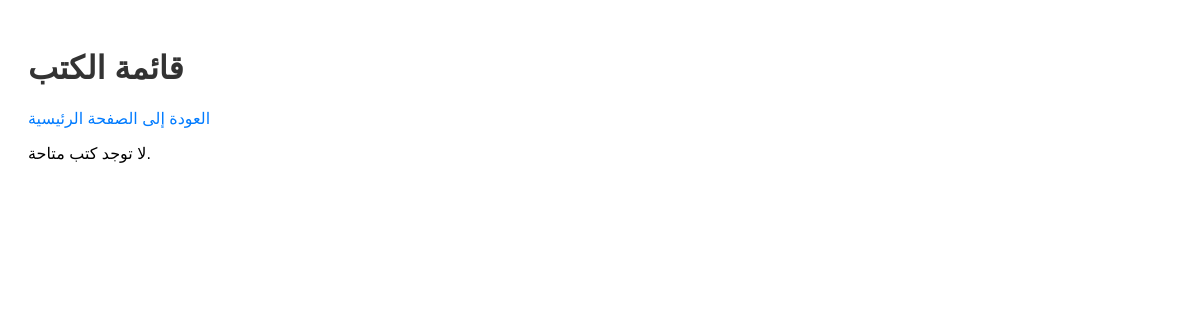
/books/, run on an earlier commit of the app's database.
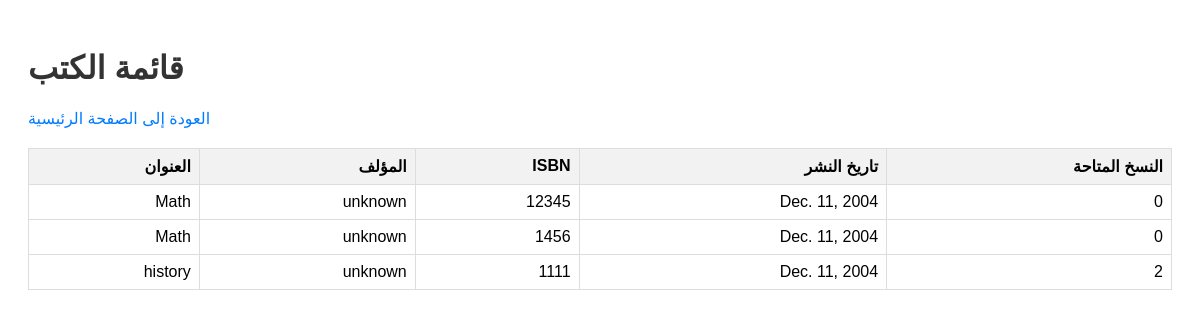
And on a later commit of the database.
### api/models.py (models this page shows, shortened)
class Book(models.Model):
    title = models.CharField(max_length=255)
    author = models.CharField(max_length=255)
    isbn = models.CharField(max_length=13, unique=True)
    published_date = models.DateField()
    copies_available = models.PositiveIntegerField(default=0)
    class Meta:
        ordering = ["title"]

### api/views.py (the view)
# urls.py: path('books/', book_list_view, name='book_list'),
def book_list_view(request):
    books = Book.objects.all()
    return render(request, 'books_list.html', {'books': books})

### templates/books_list.html (shortened to what this page needs)
<!DOCTYPE html>
<html lang="ar">
<head>
</head>
<body>
    <h1>قائمة الكتب</h1>
    <a href="/">العودة إلى الصفحة الرئيسية</a>
    {% if books %}
    <table>
        <thead>
            <tr>
                <th>العنوان</th>
                <th>المؤلف</th>
                <th>ISBN</th>
                <th>تاريخ النشر</th>
                <th>النسخ المتاحة</th>
            </tr>
        </thead>
        <tbody>
            {% for book in books %}
            <tr>
                <td>{{ book.title }}</td>
                <td>{{ book.author }}</td>
                <td>{{ book.isbn }}</td>
                <td>{{ book.published_date }}</td>
                <td>{{ book.copies_available }}</td>
            </tr>
            {% endfor %}
        </tbody>
    </table>
    {% else %}
    <p>لا توجد كتب متاحة.</p>
    {% endif %}
</body>
</html>

### templates/books_list.html (style rules this page uses)
body { font-family: Arial, sans-serif; padding: 20px; }
h1 { color: #333; }
table { width: 100%; border-collapse: collapse; margin-top: 20px; }
th, td { border: 1px solid #ddd; padding: 8px; text-align: right; }
th { background-color: #f2f2f2; }
a { color: #007bff; text-decoration: none; }

What changed in the data, as far as the page shows it:
added Book: title "Math", author "unknown", isbn "12345", published_date "Dec. 11, 2004", copies_available "0"
added Book: title "Math", author "unknown", isbn "1456", published_date "Dec. 11, 2004", copies_available "0"
added Book: title "history", author "unknown", isbn "1111", published_date "Dec. 11, 2004", copies_available "2"
Also different on the page:
text no longer shown: "لا توجد كتب متاحة."
text now shown: "العنوان المؤلف ISBN تاريخ النشر النسخ المتاحة"
